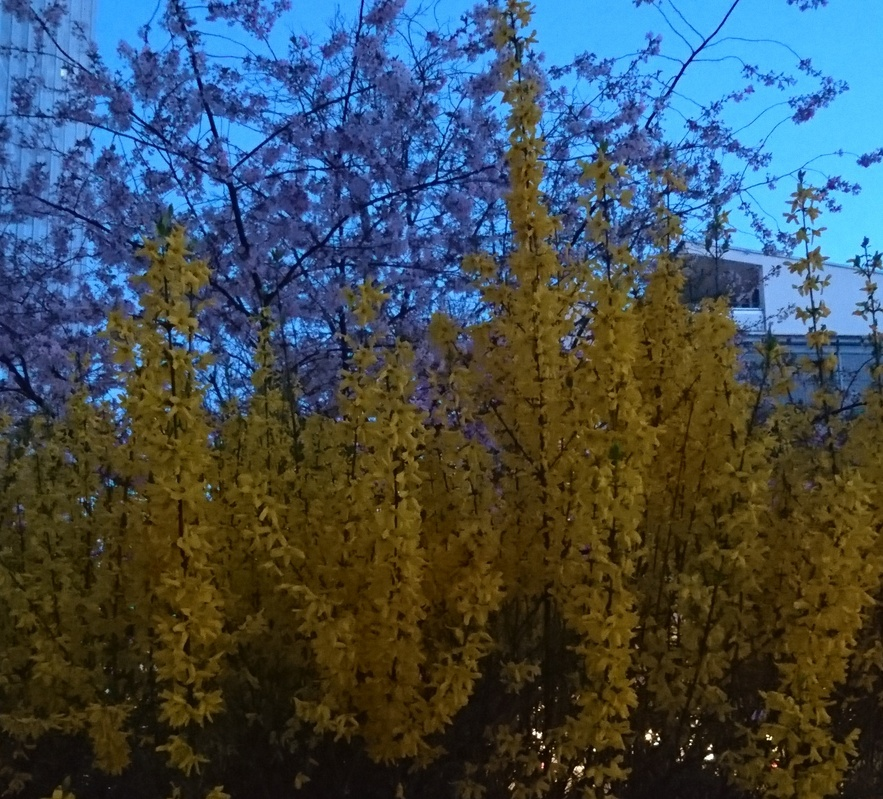
%> input picture blueten.jpg, 883 x 799 px, shrunk from 1784 x 1615 before the run
$ octave Blatt2.m   (GNU Octave 9; MATLAB toolbox functions it lacks are replaced by stand-ins)
%> lines starting %> are read from the running program, lines starting %| are printed output that depends on the picture
%% Aufgabe 1a
doubleBild = double(imread('blueten.jpg'))/255;
% Bild einlesen und in Double umwandeln, dazu noch werte Zwischen [0,1]
% erzeugen

%% Aufgabe 1b
figure;
hist1 = imhist(doubleBild(:,:,1));
%> hist1 = 256 values, max 10858 at index 78, min 0 at index 211, mean 2755.9
hist2 = imhist(doubleBild(:,:,2));
%> hist2 = 256 values, max 8630 at index 56, min 0 at index 228, mean 2755.9
hist3 = imhist(doubleBild(:,:,3));
%> hist3 = 256 values, max 42373 at index 1, min 925 at index 194, mean 2755.9
plot(hist1, 'r');
hold on
plot(hist2, 'b');
plot(hist3, 'g');
title('Histogramm');
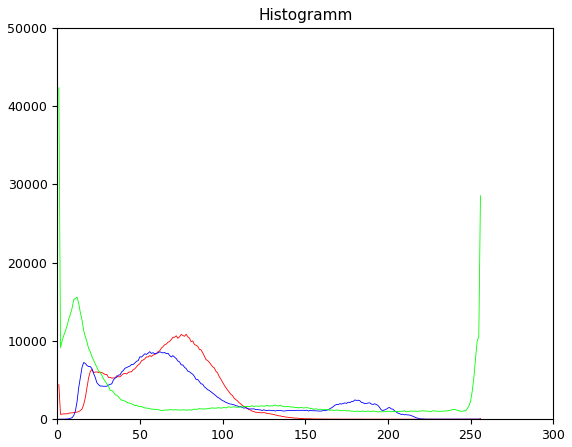
%> figure redrawn from the program's plot data; curve peaks at x = 78, y = 10858; curve peaks at x = 56, y = 8630; curve peaks at x = 1, y = 42373
% Histogramme mit den einzelnen Kan鋖en erstellen, diese anschliesend auf
% der figure plotten. Dem Figure den namen Histogramm geben

%% Aufgabe 1c
%> (the run ends here)

$ run again, with bryce.jpg copied over blueten.jpg
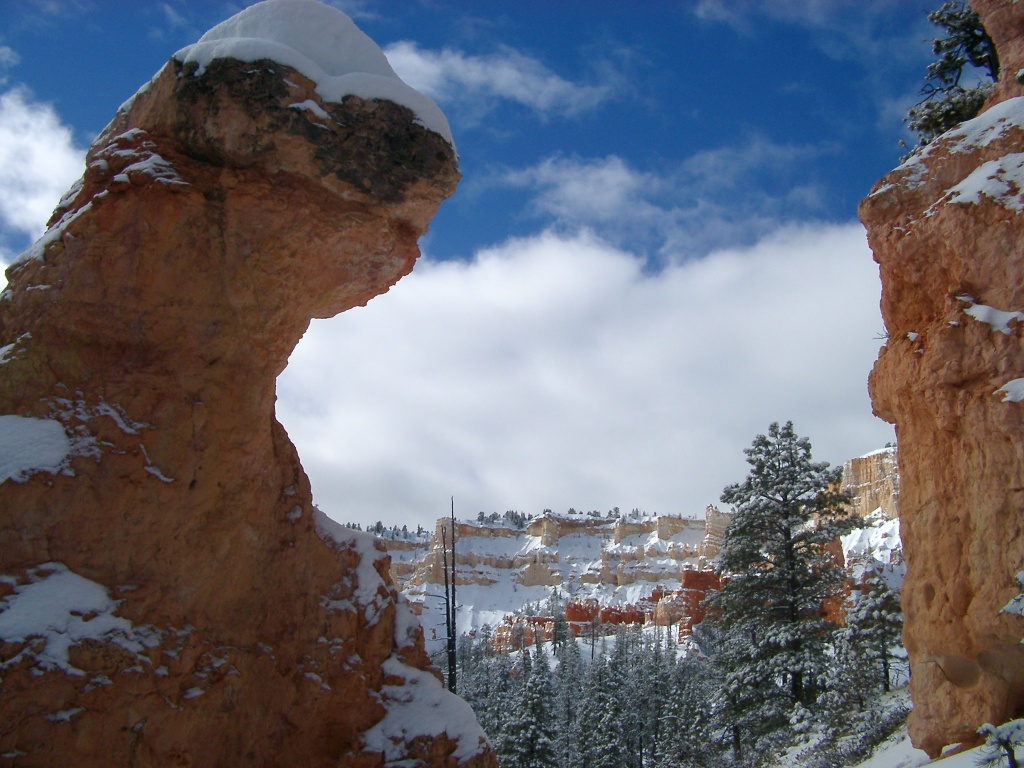
%> input picture bryce.jpg, 1024 x 768 px
%> hist1 = 256 values, max 8887 at index 63, min 9 at index 2, mean 3072
%> hist2 = 256 values, max 8844 at index 47, min 0 at index 1, mean 3072
%> hist3 = 256 values, max 11421 at index 33, min 13 at index 2, mean 3072
%> `title('Histogramm');`:
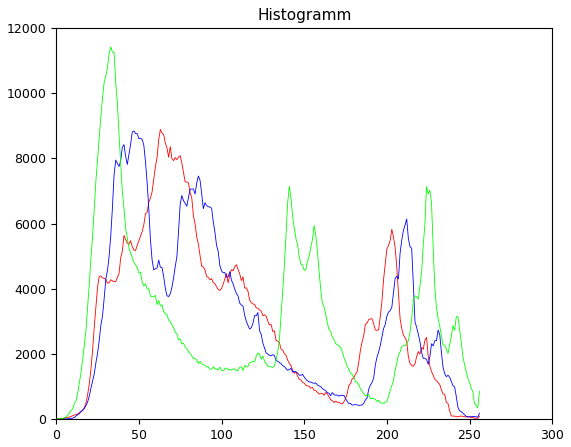
%> figure redrawn from the program's plot data; curve peaks at x = 63, y = 8887; curve peaks at x = 47, y = 8844; curve peaks at x = 33, y = 11421
